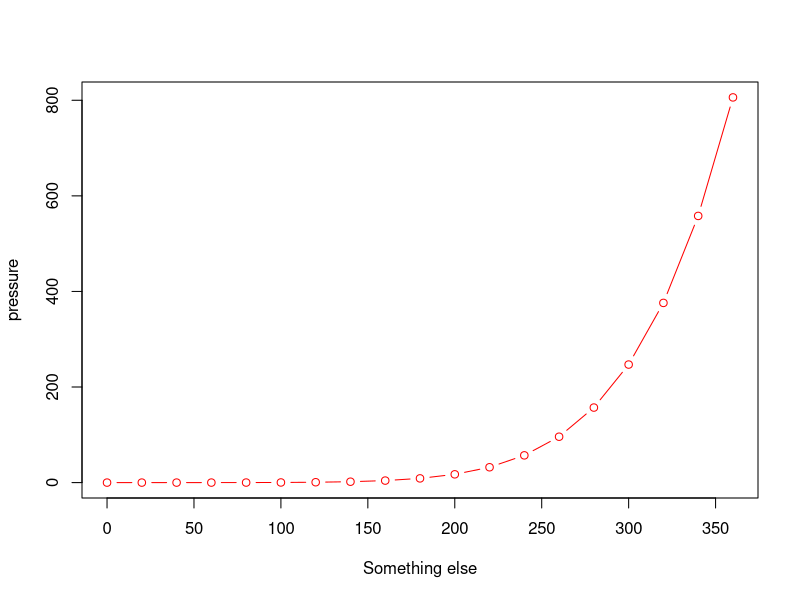

R code for this plot:
## ---- chunk 1
knitr::opts_chunk$set(echo = TRUE)
## ---- chunk 2
summary(cars)
## ---- chunk 3
plot(pressure, xlab="Something else", col="red", type="b")
